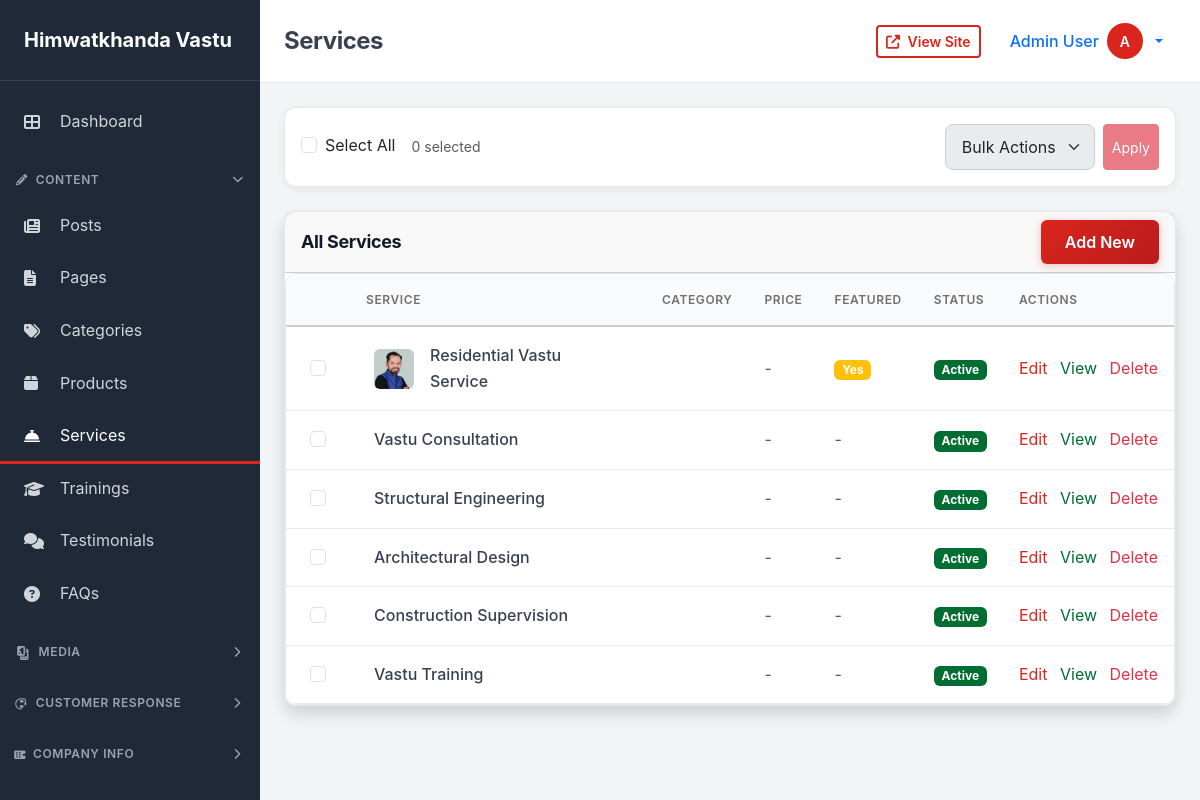
The app's page /dashboard/services/ (signed in) with its own data.
### dashboard/models.py (models this page shows, shortened)
class CompanyInfo(models.Model):
    company_name = models.CharField(max_length=255, default='Himwatkhanda Vastu Pvt. Ltd.')
    description = models.TextField(blank=True)
    logo = models.ImageField(upload_to='company/', null=True, blank=True)
    favicon = models.ImageField(upload_to='company/', null=True, blank=True)
    email = models.EmailField(blank=True)
    phone = models.CharField(max_length=50, blank=True)
    address = models.TextField(blank=True)
    city = models.CharField(max_length=100, blank=True)
    state = models.CharField(max_length=100, blank=True)
    postal_code = models.CharField(max_length=20, blank=True)
    country = models.CharField(max_length=100, default='Nepal')
    latitude = models.DecimalField(max_digits=10, decimal_places=8, null=True, blank=True)
    longitude = models.DecimalField(max_digits=11, decimal_places=8, null=True, blank=True)
    facebook = models.URLField(blank=True)
    twitter = models.URLField(blank=True)
    instagram = models.URLField(blank=True)
    linkedin = models.URLField(blank=True)
    youtube = models.URLField(blank=True)
    whatsapp = models.CharField(max_length=50, blank=True)
    anthem = models.FileField(upload_to='company/anthem/', null=True, blank=True, help_text="Company anthem MP3 file")
    updated_at = models.DateTimeField(auto_now=True)
    class Meta:
        verbose_name = 'Company Info'
        verbose_name_plural = 'Company Info'
    @classmethod
    def get_instance(cls):
        instance, created = cls.objects.get_or_create(pk=1)
        return instance

class TimestampModel(models.Model):
    created_at = models.DateTimeField(auto_now_add=True)
    updated_at = models.DateTimeField(auto_now=True)
    class Meta:
        abstract = True

class Service(TimestampModel):
    STATUS_CHOICES = [
        ('active', 'Active'),
        ('inactive', 'Inactive'),
    ]
    name = models.CharField(max_length=255)
    slug = models.SlugField(unique=True)
    description = models.TextField()
    excerpt = models.TextField(blank=True, help_text="Brief summary for listing pages")
    image = models.ImageField(upload_to='services/', null=True, blank=True)
    icon = models.CharField(max_length=100, blank=True, help_text="Font Awesome icon class (e.g., 'fas fa-home')")
    category = models.ForeignKey(Category, on_delete=models.SET_NULL, null=True, blank=True, related_name='services')
    price = models.DecimalField(max_digits=10, decimal_places=2, null=True, blank=True, help_text="Starting price or leave empty")
    featured = models.BooleanField(default=False)
    sort_order = models.IntegerField(default=0)
    status = models.CharField(max_length=20, choices=STATUS_CHOICES, default='active')
    created_by = models.ForeignKey(User, on_delete=models.SET_NULL, null=True, blank=True)
    class Meta:
        ordering = ['-featured', 'sort_order', 'name']
    def get_absolute_url(self):
        return reverse('pages:service_detail', kwargs={'slug': self.slug})

### accounts/models.py (models this page shows, shortened)
class User(AbstractUser):
    ROLE_CHOICES = [
        ('user', 'User'),
        ('admin', 'Admin'),
    ]
    STATUS_CHOICES = [
        ('active', 'Active'),
        ('inactive', 'Inactive'),
        ('banned', 'Banned'),
    ]
    email = models.EmailField(unique=True)
    avatar = models.ImageField(upload_to='avatars/', null=True, blank=True)
    phone = models.CharField(max_length=50, blank=True)
    bio = models.TextField(blank=True)
    role = models.CharField(max_length=20, choices=ROLE_CHOICES, default='user')
    status = models.CharField(max_length=20, choices=STATUS_CHOICES, default='active')
    email_verified = models.BooleanField(default=False)
    email_verified_at = models.DateTimeField(null=True, blank=True)
    last_login_at = models.DateTimeField(null=True, blank=True)
    created_at = models.DateTimeField(auto_now_add=True)
    updated_at = models.DateTimeField(auto_now=True)
    class Meta:
        ordering = ['-created_at']
    @property
    def name(self):
        return f"{self.first_name} {self.last_name}".strip() or self.username
    @property
    def is_admin(self):
        return self.role == 'admin' or self.is_superuser

### dashboard/views.py (the view)
# urls.py: path('services/', views.ServiceListView.as_view(), name='service_list'),
class ServiceListView(BaseListView):
    model = Service
    template_name = 'dashboard/service_list.html'
    context_object_name = 'services'
    def get_queryset(self):
        return Service.objects.order_by('-featured', 'sort_order')

### templates/dashboard/service_list.html (shortened to what this page needs)
{% extends 'dashboard/base.html' %}
{% block page_title %}Services{% endblock %}
{% block dashboard_content %}
{% include 'dashboard/bulk_actions.html' with model_name='service' %}
<div class="card shadow">
    <div class="card-header d-flex align-items-center justify-content-between">
        <h5 class="mb-0">All Services</h5>
        <a href="{% url 'dashboard:service_create' %}" class="btn btn-primary">
            Add New
        </a>
    </div>
    <div class="table-responsive">
        <table class="table table-hover mb-0">
            <thead class="table-light">
                <tr>
                    <th style="width: 50px;">
                    </th>
                    <th>Service</th>
                    <th>Category</th>
                    <th>Price</th>
                    <th>Featured</th>
                    <th>Status</th>
                    <th>Actions</th>
                </tr>
            </thead>
            <tbody>
                {% for service in services %}
                <tr>
                    <td class="px-4 py-3">
                        <input type="checkbox" class="item-checkbox form-check-input" value="{{ service.pk }}">
                    </td>
                    <td class="px-4 py-3">
                        <div class="d-flex align-items-center">
                            {% if service.image %}
                            <img class="rounded object-fit-cover me-3" src="{{ service.image.url }}" alt="" style="width: 40px; height: 40px;">
                            {% elif service.icon %}
                            <div class="rounded bg-light d-flex align-items-center justify-content-center me-3" style="width: 40px; height: 40px;">
                                <i class="{{ service.icon }} text-muted"></i>
                            </div>
                            {% endif %}
                            <div>
                                <div class="fw-medium">{{ service.name }}</div>
                            </div>
                        </div>
                    </td>
                    <td class="text-nowrap text-muted">{{ service.get_category_display }}</td>
                    <td class="text-nowrap text-muted">{{ service.price|default:"-" }}</td>
                    <td class="text-nowrap">
                        {% if service.featured %}
                        <span class="badge bg-warning">Yes</span>
                        {% else %}
                        <span class="text-muted">-</span>
                        {% endif %}
                    </td>
                    <td class="text-nowrap">
                        <span class="badge
                            {% if service.status == 'active' %}bg-success
                            {% else %}bg-secondary{% endif %}">
                            {{ service.get_status_display }}
                        </span>
                    </td>
                    <td class="text-nowrap">
                        <a href="{% url 'dashboard:service_edit' service.pk %}" class="text-primary text-decoration-none me-2">Edit</a>
                        <a href="{{ service.get_absolute_url }}" target="_blank" class="text-success text-decoration-none me-2">View</a>
                        <a href="{% url 'dashboard:service_delete' service.pk %}" class="text-danger text-decoration-none" onclick="return confirm('Are you sure?')">Delete</a>
                    </td>
                </tr>
                {% empty %}
                <tr>
                    <td colspan="7" class="text-center text-muted py-4">No services found.</td>
                </tr>
                {% endfor %}
            </tbody>
        </table>
    </div>
</div>
{% endblock %}

### templates/dashboard/base.html (shortened to what this page needs)
<!DOCTYPE html>
<html lang="en">
<head>
    {% load static %}
    <link href="https://cdn.jsdelivr.net/npm/bootstrap@5.3.2/dist/css/bootstrap.min.css" rel="stylesheet">
    <link rel="stylesheet" href="https://cdnjs.cloudflare.com/ajax/libs/font-awesome/6.5.1/css/all.min.css" />
    <link rel="stylesheet" href="{% static 'css/style.css' %}">
</head>
<body>
    <div class="dashboard-wrapper">
        <aside class="sidebar" id="sidebar">
            <div class="sidebar-brand">
                <a href="{% url 'dashboard:index' %}">
                    {% if company_info %}{{ company_info.company_name }}{% else %}Admin{% endif %}
                </a>
            </div>
            <nav class="sidebar-nav">
                <a href="{% url 'dashboard:index' %}" class="sidebar-link {% if request.resolver_match.url_name == 'index' %}active{% endif %}">
                    <i class="fas fa-th-large"></i>
                    <span>Dashboard</span>
                </a>
                <div class="sidebar-section collapsed" onclick="toggleDropdown('content-dropdown', this)">
                    <span><i class="fas fa-pencil-alt me-2"></i>Content</span>
                    <i class="fas fa-chevron-down"></i>
                </div>
                <div id="content-dropdown" class="sidebar-dropdown collapsed">
                    <a href="{% url 'dashboard:post_list' %}" class="sidebar-link {% if 'post' in request.resolver_match.url_name %}active{% endif %}">
                        <i class="fas fa-newspaper"></i>
                        <span>Posts</span>
                    </a>
                    <a href="{% url 'dashboard:page_list' %}" class="sidebar-link {% if 'page' in request.resolver_match.url_name %}active{% endif %}">
                        <i class="fas fa-file-alt"></i>
                        <span>Pages</span>
                    </a>
                    <a href="{% url 'dashboard:category_list' %}" class="sidebar-link {% if 'category' in request.resolver_match.url_name %}active{% endif %}">
                        <i class="fas fa-tags"></i>
                        <span>Categories</span>
                    </a>
                    <a href="{% url 'dashboard:product_list' %}" class="sidebar-link {% if 'product' in request.resolver_match.url_name and 'request' not in request.resolver_match.url_name %}active{% endif %}">
                        <i class="fas fa-box"></i>
                        <span>Products</span>
                    </a>
                    <a href="{% url 'dashboard:service_list' %}" class="sidebar-link {% if 'service' in request.resolver_match.url_name and 'request' not in request.resolver_match.url_name %}active{% endif %}">
                        <i class="fas fa-concierge-bell"></i>
                        <span>Services</span>
                    </a>
                    <a href="{% url 'dashboard:training_list' %}" class="sidebar-link {% if 'training' in request.resolver_match.url_name and 'request' not in request.resolver_match.url_name %}active{% endif %}">
                        <i class="fas fa-graduation-cap"></i>
                        <span>Trainings</span>
                    </a>
                    <a href="{% url 'dashboard:testimonial_list' %}" class="sidebar-link {% if 'testimonial' in request.resolver_match.url_name %}active{% endif %}">
                        <i class="fas fa-comments"></i>
                        <span>Testimonials</span>
                    </a>
                    <a href="{% url 'dashboard:faq_list' %}" class="sidebar-link {% if 'faq' in request.resolver_match.url_name %}active{% endif %}">
                        <i class="fas fa-question-circle"></i>
                        <span>FAQs</span>
                    </a>
                </div>
                <div class="sidebar-section collapsed" onclick="toggleDropdown('media-dropdown', this)">
                    <span><i class="fas fa-photo-video me-2"></i>Media</span>
                    <i class="fas fa-chevron-down"></i>
                </div>
                <div class="sidebar-section collapsed" onclick="toggleDropdown('customer-dropdown', this)">
                    <span><i class="fas fa-headset me-2"></i>Customer Response</span>
                    <i class="fas fa-chevron-down"></i>
                </div>
                <div class="sidebar-section collapsed" onclick="toggleDropdown('company-dropdown', this)">
                    <span><i class="fas fa-building me-2"></i>Company Info</span>
                    <i class="fas fa-chevron-down"></i>
                </div>
                <div class="sidebar-section collapsed" onclick="toggleDropdown('settings-dropdown', this)">
                    <span>Settings</span>
                </div>
            </nav>
        </aside>
        <div class="main-content">
            <header class="top-header">
                <div class="d-flex align-items-center justify-content-between">
                    <div class="d-flex align-items-center">
                        <h1 class="h4 mb-0 fw-bold">{% block page_title %}Dashboard{% endblock %}</h1>
                    </div>
                    <div class="d-flex align-items-center gap-3">
                        <a href="{% url 'pages:home' %}" target="_blank" class="btn btn-outline-primary btn-sm" title="View Site">
                            <i class="fas fa-external-link-alt me-1"></i>
                            <span class="d-none d-sm-inline">View Site</span>
                        </a>
                        <div class="dropdown user-dropdown">
                            <button class="btn btn-link text-decoration-none dropdown-toggle d-flex align-items-center gap-2" type="button" data-bs-toggle="dropdown" aria-expanded="false">
                                <span class="d-none d-sm-inline fw-medium">{{ user.name }}</span>
                                {% if user.avatar %}
                                <img class="user-avatar" src="{{ user.avatar.url }}" alt="{{ user.name }}">
                                {% else %}
                                <div class="user-avatar-placeholder">{{ user.username|first|upper }}</div>
                                {% endif %}
                            </button>
                        </div>
                    </div>
                </div>
            </header>
            <main class="content-wrapper">
                {% block dashboard_content %}{% endblock %}
            </main>
        </div>
    </div>
</body>
</html>

### records on screen
CompanyInfo: company_name "Himwatkhanda Vastu"
User: name "Admin User", username|first "A"
Service: image (picture), name "Residential Vastu Service", price "-", featured "Yes", status "Active"
Service: name "Vastu Consultation", price "-", status "Active"
Service: name "Structural Engineering", price "-", status "Active"
Service: name "Architectural Design", price "-", status "Active"
Service: name "Construction Supervision", price "-", status "Active"
Service: name "Vastu Training", price "-", status "Active"
